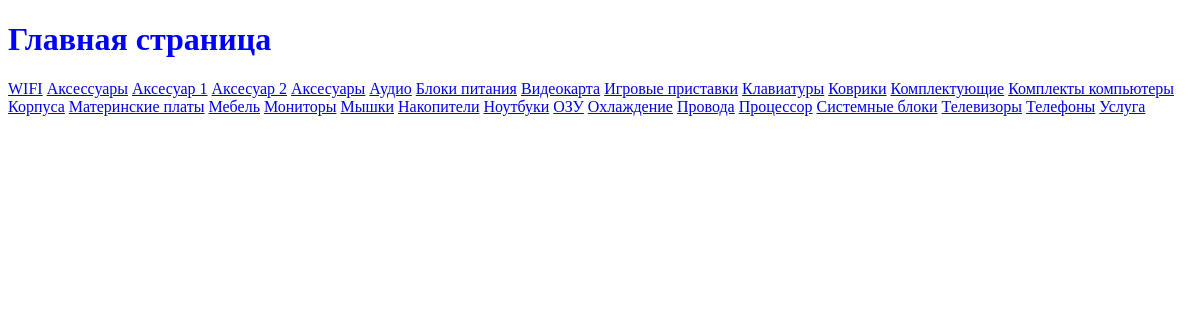
The app's page /, older data.
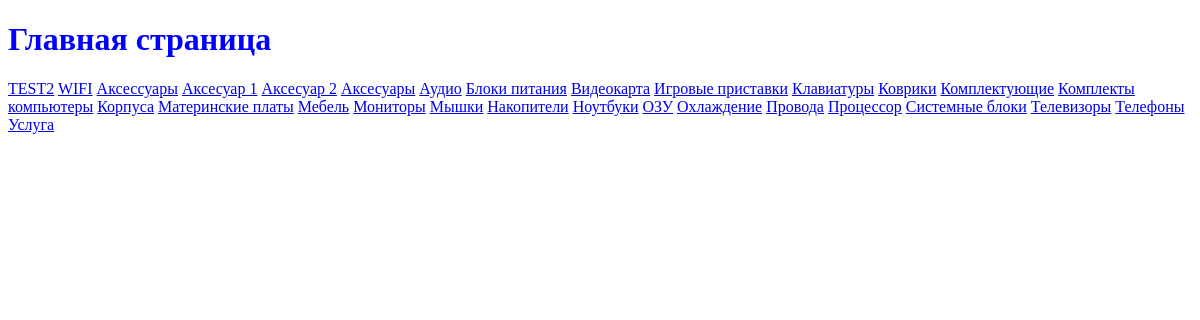
The same page, newer data.
### product/models.py (models this page shows, shortened)
class Category(MPTTModel):
    name = models.CharField("Названия",max_length=100)
    parent = TreeForeignKey("self", on_delete=models.CASCADE, null=True, blank=True, related_name="children")
    class MPTTMeta:
        order_insertion_by = ['name']
    class Meta:
        verbose_name = "категорию"
        verbose_name_plural = "Категории"
        ordering = ["name"]

### product/views.py (the view)
# urls.py: 2. Add a URL to urlpatterns:  path('', views.home, name='home')
def home(request):
    categories = Category.objects.all()
    return render(request, "homepage.html", {"categories": categories})

### templates/homepage.html
{% extends 'base.html' %}
{% load static %}
{% block body %}
    <h1>Главная страница</h1>
    {% for category in categories %}
        <a href="/products?category={{ category.id }}">{{category.name}}</a>
    {% endfor %}
{% endblock %}

Row changes from the older to the newer data that the page shows:
added Category: name "TEST2"
